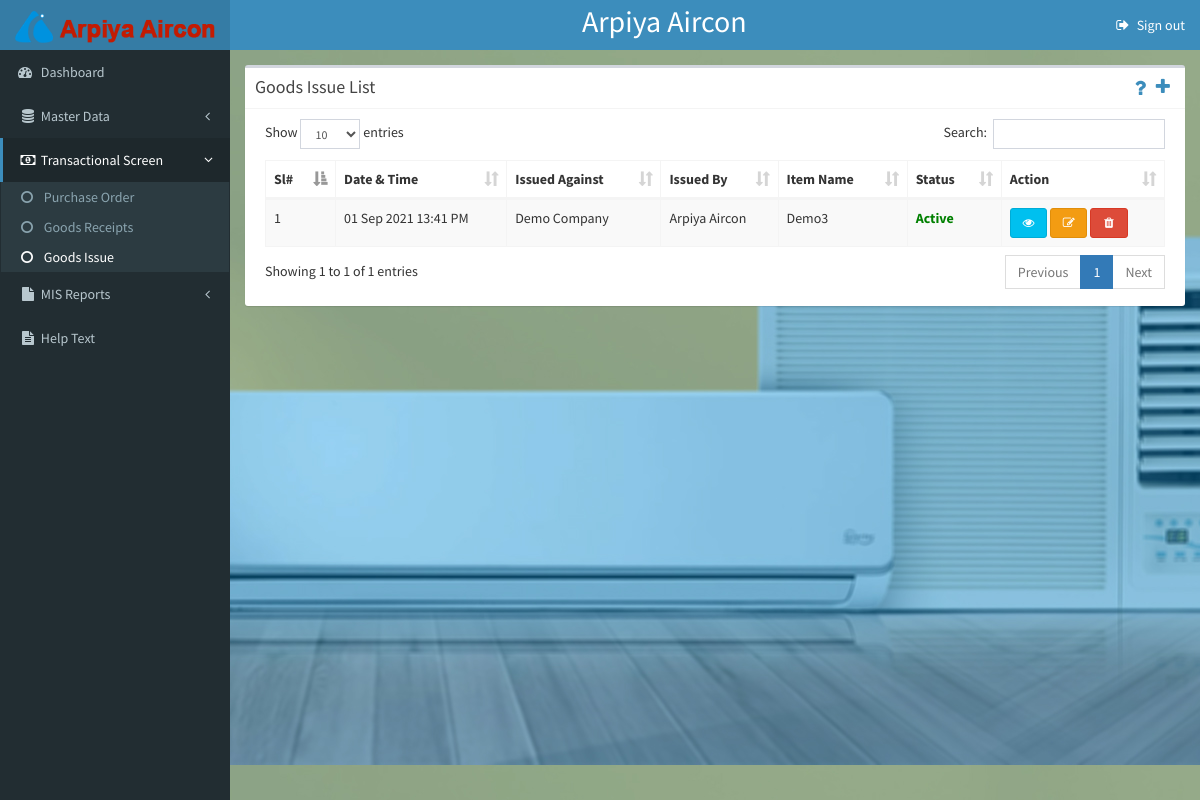
The app's page /giList (signed in) with its own data.
### tables this page shows
CREATE TABLE `gis` (
  `id` int(4) NOT NULL,
  `date` date NOT NULL,
  `time` varchar(10) NOT NULL,
  `issued_against` int(4) NOT NULL,
  `issued_by` int(4) NOT NULL,
  `issue_note` text NOT NULL,
  `po_id` int(4) NOT NULL,
  `gr_id` int(4) NOT NULL,
  `storage` varchar(100) NOT NULL,
  `quantity` int(4) NOT NULL,
  `flag` int(4) NOT NULL DEFAULT 1,
  `created_by` int(4) NOT NULL,
  `created_on` date NOT NULL,
  `modified_by` int(4) NOT NULL,
  `modified_on` date NOT NULL
);

CREATE TABLE `customers` (
  `id` int(10) NOT NULL,
  `code` int(10) NOT NULL,
  `name` varchar(100) NOT NULL COMMENT 'Its like company name',
  `email` varchar(100) NOT NULL,
  `address` text NOT NULL,
  `state_id` int(10) NOT NULL,
  `pin` int(10) NOT NULL,
  `person_name` varchar(100) NOT NULL COMMENT 'Ex: Hr/ Admin name',
  `phone` int(10) NOT NULL,
  `flag` int(4) NOT NULL,
  `created_by` int(10) NOT NULL,
  `created_on` date NOT NULL
);

CREATE TABLE `users` (
  `id` int(10) NOT NULL,
  `email` varchar(100) NOT NULL,
  `password` varchar(100) NOT NULL,
  `username` varchar(50) NOT NULL
);

CREATE TABLE `items` (
  `id` int(10) NOT NULL,
  `code` int(10) NOT NULL,
  `name` varchar(100) NOT NULL,
  `manufacturer_id` int(10) NOT NULL,
  `storage` varchar(100) NOT NULL,
  `material_id` int(10) NOT NULL,
  `UoM_id` int(10) NOT NULL,
  `safety_stock` int(10) NOT NULL,
  `price` float NOT NULL,
  `hsn` varchar(100) DEFAULT NULL,
  `part_no` varchar(100) DEFAULT NULL,
  `drawing_no` varchar(100) DEFAULT NULL,
  `short_desc` varchar(100) DEFAULT NULL,
  `long_desc` varchar(100) DEFAULT NULL,
  `created_by` int(10) NOT NULL,
  `created_on` datetime NOT NULL,
  `flag` int(4) NOT NULL COMMENT '0-Deactive, 1-Active'
);

### application/views/admin/common/admin_layout.php (called while the page is built, shortened)
<?php
$this->load->view('admin/common/admin_header');
$this->load->view('admin/common/admin_menu');
$this->load->view($subview);
?>

### application/controllers/Admin.php (called while the page is built, shortened)
<?php
class Admin extends CI_Controller {
	public function __construct() {
		$this->load->library('session');
		$this->load->model('Admin_model');
		$this->load->model('Customer_model');
		$this->load->model('Supplier_model');
		$this->load->model('Service_model');
		$this->load->model('Po_model');
		$this->load->model('Gr_model');
		$this->load->model('Gi_model');
		$this->load->model('Helptext_model');
	}
	public function giList()
	{
		$data['helptext'] = $this->Admin_model->getHelptext('GIs');
		$this->db->select('gis.*, pos.heading, customers.name as c_name, items.code as item_code, items.name as item_name, uoms.code, uoms.name,
						ib.username as issued_by, u.username as user_name, us.username as userm_name');
		$this->db->join('pos', 'pos.id = gis.po_id', 'left');
		$this->db->join('customers', 'gis.issued_against = customers.id', 'left');
		$this->db->join('items', 'pos.item_id = items.id', 'left');
		$this->db->join('uoms', 'uoms.id = items.uom_id', 'left');
		$this->db->join('users as ib', 'gis.issued_by = ib.id', 'left');
		$this->db->join('users as u', 'gis.created_by = u.id', 'left');
		$this->db->join('users as us', 'gis.modified_by = us.id', 'left');
		$data['gis'] = $this->db->get('gis')->result();
		$data['subview'] = 'admin/giList';
		$this->load->view('admin/common/admin_layout', $data);
	}
}

### index.php (called while the page is built, shortened)
<?php
require_once BASEPATH.'core/CodeIgniter.php';

### application/views/admin/giList.php (the view, shortened to what this page needs)
<link rel="stylesheet" href="<?php echo base_url(); ?>assets/css/sweetalert.css">
      <div class="content-wrapper">
        <section class="content">
        <div class="box">
                <div class="box-header with-border">
                  <h3 class="box-title">Goods Issue List</h3>
                  <a href="<?php echo base_url().'addGi'; ?>" alt="Add GI" class="fa fa-plus" style="float: right;" data-toggle="tooltip" data-placement="left" title="Add Goods Issue"></a>
                  <div class="tool">
                    <a class="fa fa-question tool" style="float: right;" data-toggle="tooltip" data-placement="left" title=""></a>
                  </div>
                </div>
                <div class="box-body">
                  <table id="GIList" class="table table-bordered table-striped" style="width:100%;">
                    <thead>
                      <tr>
                        <th>Sl#</th>
                        <th>Date & Time</th>
                        <th>Issued Against</th>
                        <th>Issued By</th>
                        <th>Item Name</th>
                        <th>Status</th>
                        <th>Action</th>
                      </tr>
                    </thead>
                    <tbody>
                      <?php foreach($gis as $s){ ?>
                      <tr>
                      <td><?php echo $s->id; ?></td>
                      <td><?php echo date("d M Y", strtotime($s->date))." ".$s->time; ?></td>
                      <td><?php echo $s->c_name; ?></td>
                      <td><?php echo $s->issued_by; ?></td>
                      <td><?php echo $s->item_name; ?></td>
                      <td>
                          <?php if($s->flag == 1) { ?><span style="font-weight: bold; color: green;">Active</span>
                          <?php } else { ?><span style="font-weight: bold; color: red;">Deleted</span><?php } ?>
                      </td>
                      <td>
                        <a href="<?php echo base_url().'giDetails/'.$s->id ?>" class="btn btn-info btn-sm" data-toggle="tooltip" data-placement="top" title="View"><i class="fa fa-fw fa-eye"></i></a>
                        <?php if($s->flag == 1) { ?>
                          <a href="<?php echo base_url().'editGi/'.$s->id ?>" class="btn btn-warning btn-sm"><i class="fa fa-fw fa-pencil-square-o" data-toggle="tooltip" data-placement="top" title="Edit"></i></a>
                          <a onClick="return JSconfirm('<?php echo $s->id; ?>','<?php echo $s->flag; ?>','Goods Issue');" class="btn btn-danger btn-sm"><i class="fa fa-fw fa-trash" data-toggle="tooltip" data-placement="top" title="Delete"></i></a>
                        <?php } ?>
                      </td>
                      </tr>
                      <?php } ?>
                    </tbody>
                  </table>
                </div>
              </div>
        </section>
      </div>
    </div>

### assets/css/style.css (style rules this page uses)
.content-wrapper { background: url(../images/ac.jpg) center top; }
.tool { position: relative; float: right; padding-right:5px; }
.tool .fa { font-size: 20px; }

### records on screen
gis: id "1", date "01 Sep 2021", time "13:41 PM", customers.name "Demo Company", users.username "Arpiya Aircon", items.name "Demo3", flag "Active"
